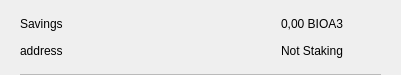
<?xml version="1.0" encoding="UTF-8"?>
<ui version="4.0">
 <class>CSRow</class>
 <widget class="QWidget" name="CSRow">
  <property name="geometry">
   <rect>
    <x>0</x>
    <y>0</y>
    <width>401</width>
    <height>75</height>
   </rect>
  </property>
  <property name="windowTitle">
   <string>Form</string>
  </property>
  <layout class="QVBoxLayout" name="verticalLayout">
   <property name="spacing">
    <number>0</number>
   </property>
   <property name="leftMargin">
    <number>20</number>
   </property>
   <property name="topMargin">
    <number>10</number>
   </property>
   <property name="rightMargin">
    <number>20</number>
   </property>
   <property name="bottomMargin">
    <number>0</number>
   </property>
   <item>
    <widget class="QWidget" name="info" native="true">
     <property name="minimumSize">
      <size>
       <width>0</width>
       <height>0</height>
      </size>
     </property>
     <layout class="QHBoxLayout" name="horizontalLayout_3">
      <property name="leftMargin">
       <number>0</number>
      </property>
      <property name="topMargin">
       <number>0</number>
      </property>
      <property name="rightMargin">
       <number>0</number>
      </property>
      <property name="bottomMargin">
       <number>10</number>
      </property>
      <item>
       <widget class="QWidget" name="container" native="true">
        <property name="minimumSize">
         <size>
          <width>0</width>
          <height>0</height>
         </size>
        </property>
        <layout class="QVBoxLayout" name="verticalLayout_2">
         <property name="spacing">
          <number>0</number>
         </property>
         <property name="leftMargin">
          <number>0</number>
         </property>
         <property name="topMargin">
          <number>0</number>
         </property>
         <property name="rightMargin">
          <number>0</number>
         </property>
         <property name="bottomMargin">
          <number>0</number>
         </property>
         <item>
          <layout class="QHBoxLayout" name="horizontalLayout">
           <item>
            <widget class="QLabel" name="labelName">
             <property name="text">
              <string>Savings</string>
             </property>
            </widget>
           </item>
           <item>
            <spacer name="horizontalSpacer">
             <property name="orientation">
              <enum>Qt::Horizontal</enum>
             </property>
             <property name="sizeHint" stdset="0">
              <size>
               <width>40</width>
               <height>20</height>
              </size>
             </property>
            </spacer>
           </item>
           <item>
            <widget class="QLabel" name="labelAmount">
             <property name="text">
              <string>0,00 BIOA3</string>
             </property>
            </widget>
           </item>
          </layout>
         </item>
         <item>
          <layout class="QHBoxLayout" name="horizontalLayout_2">
           <item>
            <widget class="QLabel" name="labelAddress">
             <property name="text">
              <string>address</string>
             </property>
            </widget>
           </item>
           <item>
            <spacer name="horizontalSpacer_2">
             <property name="orientation">
              <enum>Qt::Horizontal</enum>
             </property>
             <property name="sizeHint" stdset="0">
              <size>
               <width>40</width>
               <height>20</height>
              </size>
             </property>
            </spacer>
           </item>
           <item>
            <widget class="QLabel" name="labelStaking">
             <property name="text">
              <string>Not Staking</string>
             </property>
            </widget>
           </item>
          </layout>
         </item>
        </layout>
       </widget>
      </item>
      <item alignment="Qt::AlignHCenter|Qt::AlignVCenter">
       <widget class="QPushButton" name="pushButtonMenu">
        <property name="minimumSize">
         <size>
          <width>24</width>
          <height>24</height>
         </size>
        </property>
        <property name="maximumSize">
         <size>
          <width>32</width>
          <height>32</height>
         </size>
        </property>
        <property name="focusPolicy">
         <enum>Qt::NoFocus</enum>
        </property>
        <property name="styleSheet">
         <string notr="true">border:none; background-color:transparent;</string>
        </property>
        <property name="text">
         <string/>
        </property>
        <property name="icon">
         <iconset>
          <normaloff>://ic-menu-hover</normaloff>://ic-menu-hover</iconset>
        </property>
        <property name="iconSize">
         <size>
          <width>24</width>
          <height>24</height>
         </size>
        </property>
       </widget>
      </item>
     </layout>
    </widget>
   </item>
   <item>
    <widget class="QLabel" name="lblDivisory">
     <property name="minimumSize">
      <size>
       <width>0</width>
       <height>1</height>
      </size>
     </property>
     <property name="maximumSize">
      <size>
       <width>16777215</width>
       <height>1</height>
      </size>
     </property>
     <property name="styleSheet">
      <string notr="true">background-color:#bababa;</string>
     </property>
     <property name="text">
      <string/>
     </property>
     <property name="alignment">
      <set>Qt::AlignBottom|Qt::AlignLeading|Qt::AlignLeft</set>
     </property>
    </widget>
   </item>
  </layout>
 </widget>
 <resources/>
 <connections/>
</ui>
